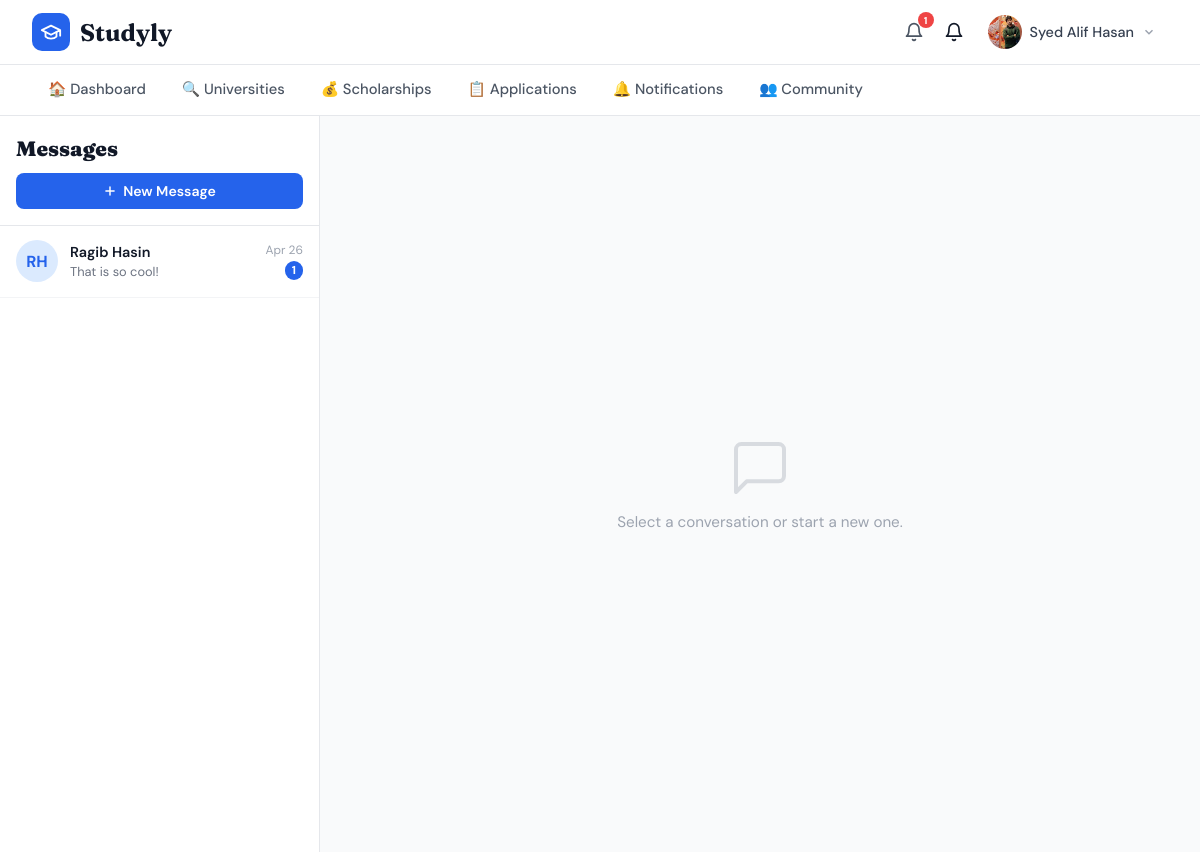
The app's page /users/messages/ (signed in) with its own data.
### users/models.py (models this page shows, shortened)
class User(AbstractUser):
    ROLE_CHOICES = [
        ('student', 'Student'),
        ('admin', 'Admin'),
        ('consultant', 'Educational Consultant'),
    ]
    role = models.CharField(max_length=20, choices=ROLE_CHOICES, default='student')
    def get_role_display_name(self):
        return dict(self.ROLE_CHOICES).get(self.role, self.role)

class Profile(models.Model):
    user = models.OneToOneField(
        User,
        on_delete=models.CASCADE,
        related_name='profile'
    )
    phone_number = models.CharField(max_length=20, blank=True, null=True)
    date_of_birth = models.DateField(blank=True, null=True)
    address = models.TextField(blank=True, null=True)
    profile_picture = models.ImageField(
        upload_to='profile_pics/', blank=True, null=True
    )
    GPA = models.FloatField(null=True, blank=True)
    degree_level = models.CharField(
        max_length=50,
        choices=[
            ('hsc', 'HSC'),
            ('bachelor', "Bachelor's"),
            ('master', "Master's"),
            ('phd', 'PhD'),
        ],
        blank=True,
        null=True
    )
    english_proficiency = models.CharField(
        max_length=50,
        choices=[
            ('ielts', 'IELTS'),
            ('toefl', 'TOEFL'),
            ('none', 'None'),
        ],
        blank=True,
        null=True
    )
    english_score = models.FloatField(null=True, blank=True)
    work_experience_years = models.IntegerField(default=0)
    preferred_countries = models.CharField(max_length=255, blank=True, null=True)
    budget = models.DecimalField(
        max_digits=10, decimal_places=2, null=True, blank=True
    )
    specialization = models.CharField(max_length=255, blank=True, null=True)
    assigned_consultant = models.ForeignKey(
        'users.User',
        on_delete=models.SET_NULL,
        null=True, blank=True,
        related_name='assigned_students',
        limit_choices_to={'role': 'consultant'},
    )
    created_at = models.DateTimeField(auto_now_add=True)
    updated_at = models.DateTimeField(auto_now=True)

class Message(models.Model):
    sender = models.ForeignKey(
        User,
        on_delete=models.CASCADE,
        related_name='sent_messages'
    )
    recipient = models.ForeignKey(
        User,
        on_delete=models.CASCADE,
        related_name='received_messages'
    )
    body = models.TextField()
    is_read = models.BooleanField(default=False)
    created_at = models.DateTimeField(auto_now_add=True)
    class Meta:
        ordering = ['created_at']
    @classmethod
    def get_inbox_threads(cls, user):
        from django.db.models import Q, Max
        partners_qs = (
            cls.objects
            .filter(Q(sender=user) | Q(recipient=user))
            .values_list('sender_id', 'recipient_id')
        )
        partner_ids = set()
        for s, r in partners_qs:
            other = r if s == user.pk else s
            partner_ids.add(other)
        threads = []
        for pid in partner_ids:
            other_user = User.objects.get(pk=pid)
            last_msg = (
                cls.objects
                .filter(
                    Q(sender=user, recipient=other_user) |
                    Q(sender=other_user, recipient=user)
                )
                .order_by('-created_at')
                .first()
            )
            unread = cls.objects.filter(
                sender=other_user, recipient=user, is_read=False
            ).count()
            threads.append({
                'partner': other_user,
                'last_message': last_msg,
                'unread_count': unread,
            })
        threads.sort(key=lambda t: t['last_message'].created_at, reverse=True)
        return threads

### users/views.py (the view)
# urls.py: path('messages/',                           views.inbox_view,            name='inbox'),
@login_required
def inbox_view(request):
    threads = Message.get_inbox_threads(request.user)
    all_users = User.objects.exclude(pk=request.user.pk).order_by('first_name', 'username')
    return render(request, 'users/messages.html', {
        'threads': threads,
        'all_users': all_users,
        'active_conversation': None,
    })

### users/context_processors.py (called while the page is built)
def unread_notifications(request):
    if request.user.is_authenticated:
        from notifications.models import Notification
        count = Notification.objects.filter(user=request.user, is_read=False).count()
        return {'unread_notif_count': count}
    return {'unread_notif_count': 0}

### templates/users/messages.html (shortened to what this page needs)
{% extends "base.html" %}
{% block content %}
<div class="msg-layout">
  <aside class="msg-sidebar">
    <div class="msg-sidebar-head">
      <h2>Messages</h2>
      <button class="new-msg-btn" onclick="openModal()">
        <svg xmlns="http://www.w3.org/2000/svg" width="14" height="14" viewBox="0 0 24 24"
             fill="none" stroke="currentColor" stroke-width="2.5" stroke-linecap="round" stroke-linejoin="round">
          <line x1="12" y1="5" x2="12" y2="19"/><line x1="5" y1="12" x2="19" y2="12"/>
        </svg>
        New Message
      </button>
    </div>
    <div class="thread-list">
      {% if threads %}
        {% for t in threads %}
          <a href="{% url 'users:conversation' t.partner.username %}"
             class="thread-item {% if active_conversation and active_conversation.username == t.partner.username %}active{% endif %}">
            <div class="thread-avatar">
              {% if t.partner.profile.profile_picture %}
                <img src="{{ t.partner.profile.profile_picture.url }}" alt="">
              {% else %}
                {{ t.partner.first_name|first|upper }}{{ t.partner.last_name|first|upper }}
              {% endif %}
            </div>
            <div class="thread-info">
              <div class="thread-name">
                {{ t.partner.get_full_name|default:t.partner.username }}
              </div>
              <div class="thread-preview">{{ t.last_message.body|truncatechars:45 }}</div>
            </div>
            <div class="thread-meta">
              <div class="thread-time">{{ t.last_message.created_at|date:"M d" }}</div>
              {% if t.unread_count %}
                <span class="unread-badge">{{ t.unread_count }}</span>
              {% endif %}
            </div>
          </a>
        {% endfor %}
      {% else %}
        <p style="padding:1.5rem 1rem;font-size:.88rem;color:#9ca3af;text-align:center;">
          No conversations yet.<br>Start one with the button above!
        </p>
      {% endif %}
    </div>
  </aside>
  <main class="msg-main">
    {% if active_conversation %}
      <div class="msg-header">
        <div class="msg-header-avatar">
          {% if active_conversation.profile.profile_picture %}
            <img src="{{ active_conversation.profile.profile_picture.url }}" alt="">
          {% else %}
            {{ active_conversation.first_name|first|upper }}{{ active_conversation.last_name|first|upper }}
          {% endif %}
        </div>
        <div>
          <div class="msg-header-name">{{ active_conversation.get_full_name|default:active_conversation.username }}</div>
          <div class="msg-header-role">{{ active_conversation.get_role_display_name }}</div>
        </div>
      </div>
      <div class="msg-body" id="msgBody">
        {% for msg in conversation_messages %}
          <div class="bubble-wrap {% if msg.sender == request.user %}mine{% endif %}">
            <div class="bubble {% if msg.sender == request.user %}mine{% else %}theirs{% endif %}">
              {{ msg.body }}
              <div class="bubble-time">{{ msg.created_at|date:"M d, g:i a" }}</div>
            </div>
          </div>
        {% empty %}
          <p style="text-align:center;color:#9ca3af;font-size:.88rem;margin-top:2rem;">
            No messages yet. Say hello!
          </p>
        {% endfor %}
      </div>
      <div class="msg-footer">
        <form method="post" action="{% url 'users:conversation' active_conversation.username %}">
          {% csrf_token %}
          <div class="msg-input-row">
            <textarea name="body" class="msg-textarea" placeholder="Write a message…"
                      rows="1" onkeydown="submitOnEnter(event, this)"></textarea>
            <button type="submit" class="send-btn">Send</button>
          </div>
        </form>
      </div>
    {% else %}
      <div class="empty-state">
        <svg xmlns="http://www.w3.org/2000/svg" width="64" height="64" viewBox="0 0 24 24"
             fill="none" stroke="#9ca3af" stroke-width="1.5" stroke-linecap="round" stroke-linejoin="round">
          <path d="M21 15a2 2 0 0 1-2 2H7l-4 4V5a2 2 0 0 1 2-2h14a2 2 0 0 1 2 2z"/>
        </svg>
        <p>Select a conversation or start a new one.</p>
      </div>
    {% endif %}
  </main>
</div>
{% endblock %}

### templates/base.html (shortened to what this page needs)
<!DOCTYPE html>
<html lang="en">
<head>
</head>
<body>
{% if user.is_authenticated and not skip_nav %}
<nav class="top-nav">
  <div class="top-nav-inner">
    <a href="{% url 'dashboard:dashboard' %}" class="logo">
      <div class="logo-icon">
        <svg xmlns="http://www.w3.org/2000/svg" width="22" height="22" fill="none" stroke="white" stroke-width="2" stroke-linecap="round" stroke-linejoin="round" viewBox="0 0 24 24">
          <path d="M22 10v6M2 10l10-5 10 5-10 5z"/><path d="M6 12v5c3 3 9 3 12 0v-5"/>
        </svg>
      </div>
      <span class="logo-text">Studyly</span>
    </a>
    <div class="nav-right">
     <a href="{% url 'notifications:list' %}" class="bell-btn" style="position:relative;">
  <svg xmlns="http://www.w3.org/2000/svg" width="20" height="20" fill="none" stroke="currentColor" stroke-width="2" stroke-linecap="round" stroke-linejoin="round" viewBox="0 0 24 24">
    <path d="M18 8A6 6 0 0 0 6 8c0 7-3 9-3 9h18s-3-2-3-9"/><path d="M13.73 21a2 2 0 0 1-3.46 0"/>
  </svg>
  {% if unread_notif_count %}
    <span style="position:absolute;top:-2px;right:-2px;background:#ef4444;color:white;border-radius:50%;width:16px;height:16px;font-size:10px;font-weight:700;display:flex;align-items:center;justify-content:center;">{{ unread_notif_count }}</span>
  {% endif %}
</a>
        <svg xmlns="http://www.w3.org/2000/svg" width="20" height="20" fill="none" stroke="currentColor" stroke-width="2" stroke-linecap="round" stroke-linejoin="round" viewBox="0 0 24 24">
          <path d="M18 8A6 6 0 0 0 6 8c0 7-3 9-3 9h18s-3-2-3-9"/><path d="M13.73 21a2 2 0 0 1-3.46 0"/>
        </svg>
      <div class="user-dropdown-wrap" id="userDropdown">
        <div class="user-btn" onclick="toggleDropdown()">
          <div class="user-avatar">
            {% if user.profile.profile_picture %}
              <img src="{{ user.profile.profile_picture.url }}" alt="avatar">
            {% else %}
              <svg xmlns="http://www.w3.org/2000/svg" width="16" height="16" fill="none" stroke="white" stroke-width="2" stroke-linecap="round" stroke-linejoin="round" viewBox="0 0 24 24">
                <path d="M20 21v-2a4 4 0 0 0-4-4H8a4 4 0 0 0-4 4v2"/><circle cx="12" cy="7" r="4"/>
              </svg>
            {% endif %}
          </div>
          <span class="user-name">{{ user.get_full_name|default:user.username }}</span>
          <svg class="chevron" xmlns="http://www.w3.org/2000/svg" width="14" height="14" fill="none" stroke="currentColor" stroke-width="2.5" viewBox="0 0 24 24"><polyline points="6 9 12 15 18 9"/></svg>
        </div>
      </div>
    </div>
  </div>
</nav>
<div class="sec-nav">
  <div class="sec-nav-inner">
    <a href="{% url 'dashboard:dashboard' %}"  class="nav-link {% block nav_dashboard %}{% endblock %}">🏠 Dashboard</a>
    <a href="{% url 'universities:list' %}"    class="nav-link {% block nav_universities %}{% endblock %}">🔍 Universities</a>
    <a href="{% url 'scholarships:list' %}"    class="nav-link {% block nav_scholarships %}{% endblock %}">💰 Scholarships</a>
    <a href="{% url 'applications:list' %}"    class="nav-link {% block nav_applications %}{% endblock %}">📋 Applications</a>
    <a href="{% url 'notifications:list' %}"   class="nav-link {% block nav_notifications %}{% endblock %}">🔔 Notifications</a>
      <a href="{% url 'community:list' %}" class="nav-link {% if active_nav == 'community' %}nav-link--active{% endif %}">👥 Community</a>
  </div>
</div>
{% endif %}
{% block content %}{% endblock %}
</body>
</html>

### templates/base.html (style rules this page uses)
*, *::before, *::after { box-sizing: border-box; margin: 0; padding: 0; }
body { font-family: 'DM Sans', sans-serif; background: #f9fafb; color: #111827; }
a { text-decoration: none; color: inherit; }
.top-nav { background: white; border-bottom: 1px solid #e5e7eb; position: sticky; top: 0; z-index: 200; }
.top-nav-inner { max-width: 1280px; margin: 0 auto; padding: 0 2rem; display: flex; align-items: center; justify-content: space-between; height: 64px; }
.logo { display: flex; align-items: center; gap: 10px; }
.logo-icon { background: #2563eb; padding: 8px; border-radius: 10px; display: flex; }
.logo-text { font-family: 'Fraunces', serif; font-size: 1.5rem; font-weight: 700; }
.nav-right { display: flex; align-items: center; gap: 12px; }
.bell-btn { padding: 8px; color: #4b5563; display: flex; align-items: center; }
.user-dropdown-wrap { position: relative; }
.user-btn { display: flex; align-items: center; gap: 8px; padding: 6px 12px; border-radius: 8px; cursor: pointer; transition: background .15s; }
.user-avatar { width: 34px; height: 34px; background: #2563eb; border-radius: 50%; display: flex; align-items: center; justify-content: center; flex-shrink: 0; overflow: hidden; }
.user-avatar img { width: 100%; height: 100%; object-fit: cover; }
.user-name { font-size: .9rem; font-weight: 500; color: #374151; }
.chevron { color: #9ca3af; transition: transform .2s; }
.sec-nav { background: white; border-bottom: 1px solid #e5e7eb; }
.sec-nav-inner { max-width: 1280px; margin: 0 auto; padding: 0 2rem; display: flex; gap: 4px; overflow-x: auto; }
.nav-link { display: flex; align-items: center; gap: 8px; padding: 14px 16px; border-bottom: 2px solid transparent; color: #4b5563; font-weight: 500; font-size: .92rem; white-space: nowrap; transition: color .15s; }

### templates/users/messages.html (style rules this page uses)
.msg-layout { display:flex; height:calc(100vh - 64px); overflow:hidden; background:#f9fafb; }
.msg-sidebar { width:320px; min-width:260px; border-right:1.5px solid #e5e7eb; background:white; display:flex; flex-direction:column; }
.msg-sidebar-head { padding:1.25rem 1rem 1rem; border-bottom:1.5px solid #e5e7eb; }
.msg-sidebar-head h2 { font-family:'Fraunces',serif; font-size:1.3rem; font-weight:900; color:#111827; margin:0 0 .75rem; }
.new-msg-btn { width:100%; padding:9px 14px; background:#2563eb; color:white; border:none; border-radius:8px; font-family:'DM Sans',sans-serif; font-weight:600; font-size:.88rem; cursor:pointer; display:flex; align-items:center; justify-content:center; gap:6px; }
.thread-list { flex:1; overflow-y:auto; }
.thread-item { display:flex; align-items:center; gap:.75rem; padding:.9rem 1rem; cursor:pointer; border-bottom:1px solid #f3f4f6; text-decoration:none; transition:background .1s; }
.thread-avatar { width:42px; height:42px; border-radius:50%; background:#dbeafe; display:flex; align-items:center; justify-content:center; font-weight:700; color:#2563eb; font-size:1rem; flex-shrink:0; }
.thread-info { flex:1; min-width:0; }
.thread-name { font-weight:600; font-size:.9rem; color:#111827; white-space:nowrap; overflow:hidden; text-overflow:ellipsis; }
.thread-preview { font-size:.8rem; color:#6b7280; white-space:nowrap; overflow:hidden; text-overflow:ellipsis; margin-top:2px; }
.thread-meta { text-align:right; flex-shrink:0; }
.thread-time { font-size:.75rem; color:#9ca3af; }
.unread-badge { background:#2563eb; color:white; border-radius:999px; padding:2px 7px; font-size:.72rem; font-weight:700; margin-top:3px; display:inline-block; }
.msg-main { flex:1; display:flex; flex-direction:column; min-width:0; }
.empty-state { flex:1; display:flex; flex-direction:column; align-items:center; justify-content:center; color:#9ca3af; gap:.75rem; padding:2rem; }
.empty-state svg { opacity:.35; }
.empty-state p { font-size:.95rem; }

### records on screen
User: profile.profile_picture (picture), get_full_name "Syed Alif Hasan"
User: partner.first_name|first "R", partner.last_name|first "H", partner.get_full_name "Ragib Hasin", last_message.body "That is so cool!", last_message.created_at "Apr 26", unread_count "1"

### other values on screen
{{ unread_notif_count }} "1"
